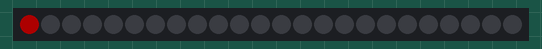
The program below on a simulated Raspberry Pi (BCM pin numbers). Parts: 24 RGB LEDs in strip order, left to right. Dim RGB values are drawn brighter than linear.

Above: at 0.12 s.
At 1.63 s:
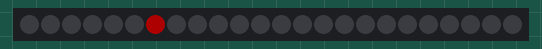
At 3.14 s:
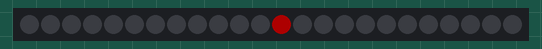
At 6.4 s:
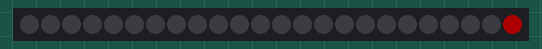
At 9.67 s:
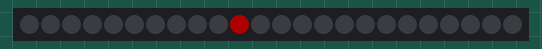
At 12.94 s:
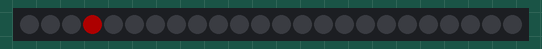

The program:

clock_24.py
```python
import time, sys
import datetime
import board
import neopixel

pixel_pin = board.D12
num_pixels = 24

pixels = neopixel.NeoPixel(pixel_pin, num_pixels, brightness=0.2, auto_write=False)

RED = (255, 0, 0)
RED_2 = (64, 0, 0)
RED_3 = (32, 0, 0)
OFF = (0,0,0)

#def clear (pixels):
#    for i in range(num_pixels):
 #       pixels[i] = (0,0,0)
  #      pixels.show()

#pixels[1] = (0,0,0)
#pixels.show()
'''
while True:
        pixels.fill(OFF)
        pixels.show()
        now = datetime.datetime.now()
        hourPixel = ((now.hour - 12) * 5) + (now.minute // 12)
        minutePixel = now.minute
        secPixel = now.second

        hourColor = (255,0,0)
        minuteColor = (0,0,255)
        secColor = (0,255,0)
        overlapColor = (255,0,255)

        pixels[hourPixel] = hourColor
        pixels[minutePixel] = minuteColor
        pixels[secPixel] = secColor
        pixels.show()
        time.sleep(1)
'''
'''
        print(now.hour)
        #print((now.hour % num_pixels))
        print(hourPixel)
        print(minutePixel)
        print(secPixel)
        #time.sleep(1)
'''

'''
while(True):
    #now = datetime.datetime.now()
    #clear(pixels)
    #clock(strip,now)
    for i in range(num_pixels):
        pixels[i] = (0,0,0)
        pixels.show()
        time.sleep(1)
'''
'''
try:
    while True:
        for i in range(num_pixels):
            pixels[i] = RED
            pixels[i-1] = RED_2
            pixels[i-2] = RED_3
            pixels[i-3] = OFF
            #time.sleep(0.1)
            pixels.show()
            time.sleep(0.025)

except KeyboardInterrupt:
            pixels.fill(OFF)
            pixels.show()
            sys.exit()
'''
'''
try:
    while True:
        now = datetime.datetime.now()
        clock(pixels,now)
        time.sleep(0.5)
except KeyboardInterrupt:
            pixels.fill(OFF)
            pixels.show()
            sys.exit()
'''


try:
	while True:
		for i in range(num_pixels):
           		pixels[i] = RED
           		pixels[i-1] = OFF
           		pixels.show()
           		time.sleep(0.25)

		pixels.fill(OFF)
		pixels.show()

		for i in range(num_pixels):
           		pixels[-i] = RED
           		pixels[-i+1] = OFF
           		pixels.show()
           		time.sleep(0.25)

		pixels.fill(OFF)
		pixels.show()

except KeyboardInterrupt:
	pixels.fill(OFF)
	pixels.show()
	sys.exit()
```

Measured:
- by itself, everything shown: repeats every 12.1 s, in 48 steps
